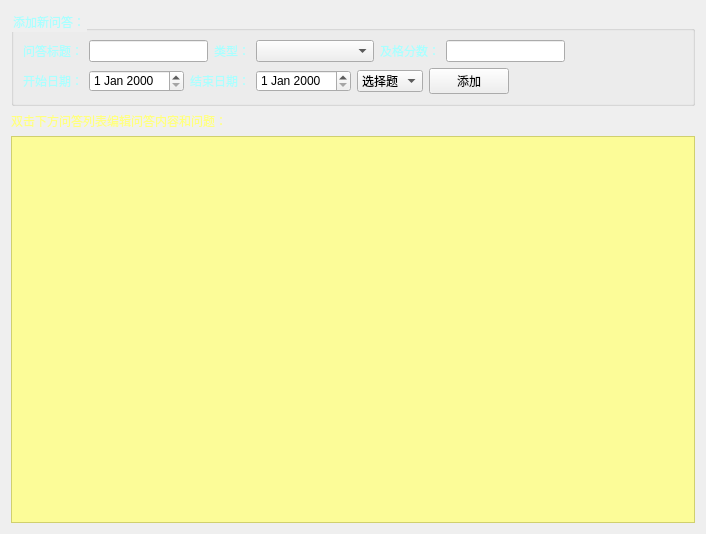
<?xml version="1.0" encoding="UTF-8"?>
<ui version="4.0">
 <class>Form</class>
 <widget class="QWidget" name="Form">
  <property name="geometry">
   <rect>
    <x>0</x>
    <y>0</y>
    <width>706</width>
    <height>534</height>
   </rect>
  </property>
  <property name="windowTitle">
   <string>问答列表</string>
  </property>
  <layout class="QVBoxLayout" name="verticalLayout_2">
   <item>
    <widget class="QGroupBox" name="groupBox">
     <property name="styleSheet">
      <string notr="true">color: rgb(170, 255, 255);</string>
     </property>
     <property name="title">
      <string>添加新问答：</string>
     </property>
     <layout class="QVBoxLayout" name="verticalLayout">
      <item>
       <layout class="QHBoxLayout" name="horizontalLayout">
        <item>
         <widget class="QLabel" name="label_2">
          <property name="text">
           <string>问答标题：</string>
          </property>
         </widget>
        </item>
        <item>
         <widget class="QLineEdit" name="lineEdit">
          <property name="styleSheet">
           <string notr="true">color: rgb(0, 0, 0);</string>
          </property>
         </widget>
        </item>
        <item>
         <widget class="QLabel" name="label_3">
          <property name="text">
           <string>类型：</string>
          </property>
         </widget>
        </item>
        <item>
         <widget class="QComboBox" name="comboBox">
          <property name="sizePolicy">
           <sizepolicy hsizetype="MinimumExpanding" vsizetype="Fixed">
            <horstretch>0</horstretch>
            <verstretch>0</verstretch>
           </sizepolicy>
          </property>
          <property name="minimumSize">
           <size>
            <width>50</width>
            <height>0</height>
           </size>
          </property>
          <property name="maximumSize">
           <size>
            <width>200</width>
            <height>16777215</height>
           </size>
          </property>
          <property name="styleSheet">
           <string notr="true">color: rgb(0, 0, 0);</string>
          </property>
         </widget>
        </item>
        <item>
         <widget class="QLabel" name="label_4">
          <property name="text">
           <string>及格分数：</string>
          </property>
         </widget>
        </item>
        <item>
         <widget class="QLineEdit" name="lineEdit_3">
          <property name="styleSheet">
           <string notr="true">color: rgb(0, 0, 0);</string>
          </property>
         </widget>
        </item>
        <item>
         <spacer name="horizontalSpacer">
          <property name="orientation">
           <enum>Qt::Horizontal</enum>
          </property>
          <property name="sizeType">
           <enum>QSizePolicy::MinimumExpanding</enum>
          </property>
          <property name="sizeHint" stdset="0">
           <size>
            <width>30</width>
            <height>20</height>
           </size>
          </property>
         </spacer>
        </item>
       </layout>
      </item>
      <item>
       <layout class="QHBoxLayout" name="horizontalLayout_2">
        <item>
         <widget class="QLabel" name="label_5">
          <property name="text">
           <string>开始日期：</string>
          </property>
         </widget>
        </item>
        <item>
         <widget class="QDateEdit" name="dateEdit">
          <property name="styleSheet">
           <string notr="true">color: rgb(0, 0, 0);</string>
          </property>
         </widget>
        </item>
        <item>
         <widget class="QLabel" name="label_6">
          <property name="text">
           <string>结束日期：</string>
          </property>
         </widget>
        </item>
        <item>
         <widget class="QDateEdit" name="dateEdit_2">
          <property name="styleSheet">
           <string notr="true">color: rgb(0, 0, 0);</string>
          </property>
         </widget>
        </item>
        <item>
         <widget class="QComboBox" name="comboBox_2">
          <property name="styleSheet">
           <string notr="true">color: rgb(0, 0, 0);</string>
          </property>
          <item>
           <property name="text">
            <string>选择题</string>
           </property>
          </item>
          <item>
           <property name="text">
            <string>填空题</string>
           </property>
          </item>
         </widget>
        </item>
        <item>
         <widget class="QPushButton" name="pushButton">
          <property name="styleSheet">
           <string notr="true">color: rgb(0, 0, 0);</string>
          </property>
          <property name="text">
           <string>添加</string>
          </property>
         </widget>
        </item>
        <item>
         <spacer name="horizontalSpacer_2">
          <property name="orientation">
           <enum>Qt::Horizontal</enum>
          </property>
          <property name="sizeHint" stdset="0">
           <size>
            <width>40</width>
            <height>20</height>
           </size>
          </property>
         </spacer>
        </item>
       </layout>
      </item>
     </layout>
    </widget>
   </item>
   <item>
    <widget class="QLabel" name="label">
     <property name="palette">
      <palette>
       <active>
        <colorrole role="WindowText">
         <brush brushstyle="SolidPattern">
          <color alpha="255">
           <red>255</red>
           <green>255</green>
           <blue>127</blue>
          </color>
         </brush>
        </colorrole>
        <colorrole role="Text">
         <brush brushstyle="SolidPattern">
          <color alpha="255">
           <red>255</red>
           <green>255</green>
           <blue>127</blue>
          </color>
         </brush>
        </colorrole>
        <colorrole role="ButtonText">
         <brush brushstyle="SolidPattern">
          <color alpha="255">
           <red>255</red>
           <green>255</green>
           <blue>127</blue>
          </color>
         </brush>
        </colorrole>
        <colorrole role="PlaceholderText">
         <brush brushstyle="NoBrush">
          <color alpha="128">
           <red>255</red>
           <green>255</green>
           <blue>127</blue>
          </color>
         </brush>
        </colorrole>
       </active>
       <inactive>
        <colorrole role="WindowText">
         <brush brushstyle="SolidPattern">
          <color alpha="255">
           <red>255</red>
           <green>255</green>
           <blue>127</blue>
          </color>
         </brush>
        </colorrole>
        <colorrole role="Text">
         <brush brushstyle="SolidPattern">
          <color alpha="255">
           <red>255</red>
           <green>255</green>
           <blue>127</blue>
          </color>
         </brush>
        </colorrole>
        <colorrole role="ButtonText">
         <brush brushstyle="SolidPattern">
          <color alpha="255">
           <red>255</red>
           <green>255</green>
           <blue>127</blue>
          </color>
         </brush>
        </colorrole>
        <colorrole role="PlaceholderText">
         <brush brushstyle="NoBrush">
          <color alpha="128">
           <red>255</red>
           <green>255</green>
           <blue>127</blue>
          </color>
         </brush>
        </colorrole>
       </inactive>
       <disabled>
        <colorrole role="WindowText">
         <brush brushstyle="SolidPattern">
          <color alpha="255">
           <red>255</red>
           <green>255</green>
           <blue>127</blue>
          </color>
         </brush>
        </colorrole>
        <colorrole role="Text">
         <brush brushstyle="SolidPattern">
          <color alpha="255">
           <red>255</red>
           <green>255</green>
           <blue>127</blue>
          </color>
         </brush>
        </colorrole>
        <colorrole role="ButtonText">
         <brush brushstyle="SolidPattern">
          <color alpha="255">
           <red>255</red>
           <green>255</green>
           <blue>127</blue>
          </color>
         </brush>
        </colorrole>
        <colorrole role="PlaceholderText">
         <brush brushstyle="NoBrush">
          <color alpha="128">
           <red>255</red>
           <green>255</green>
           <blue>127</blue>
          </color>
         </brush>
        </colorrole>
       </disabled>
      </palette>
     </property>
     <property name="styleSheet">
      <string notr="true">color: rgb(255, 255, 127);</string>
     </property>
     <property name="text">
      <string>双击下方问答列表编辑问答内容和问题：</string>
     </property>
    </widget>
   </item>
   <item>
    <widget class="QTableView" name="tableView">
     <property name="styleSheet">
      <string notr="true">background-color: rgba(255, 255, 127, 200);</string>
     </property>
     <property name="selectionBehavior">
      <enum>QAbstractItemView::SelectRows</enum>
     </property>
     <attribute name="horizontalHeaderVisible">
      <bool>true</bool>
     </attribute>
     <attribute name="horizontalHeaderCascadingSectionResizes">
      <bool>true</bool>
     </attribute>
     <attribute name="horizontalHeaderHighlightSections">
      <bool>true</bool>
     </attribute>
     <attribute name="horizontalHeaderShowSortIndicator" stdset="0">
      <bool>true</bool>
     </attribute>
     <attribute name="horizontalHeaderStretchLastSection">
      <bool>true</bool>
     </attribute>
     <attribute name="verticalHeaderVisible">
      <bool>false</bool>
     </attribute>
     <attribute name="verticalHeaderHighlightSections">
      <bool>false</bool>
     </attribute>
    </widget>
   </item>
  </layout>
 </widget>
 <resources/>
 <connections/>
</ui>
